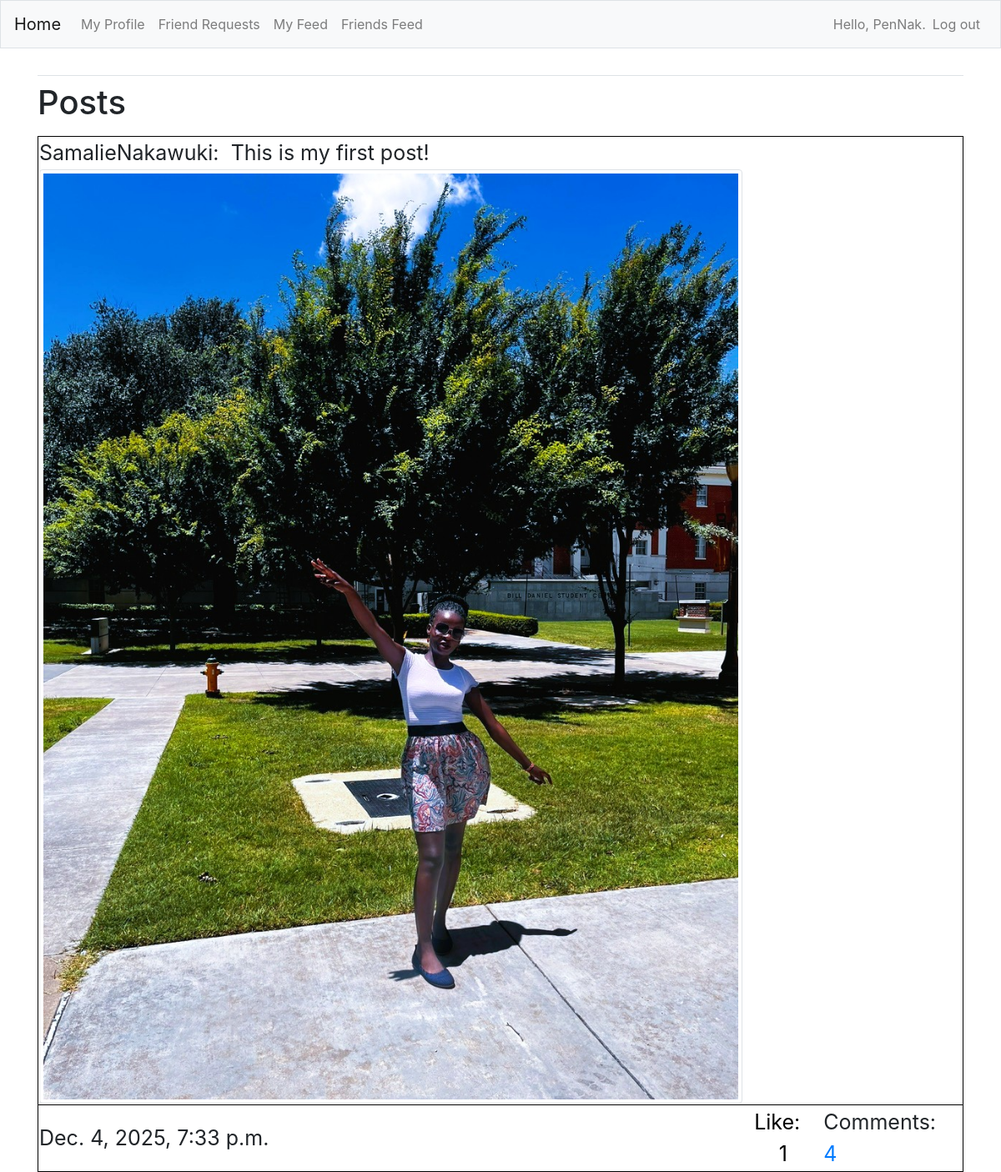
The app's page /friendsfeed (signed in) with its own data.
### FeedApp/models.py (models this page shows)
class Post(models.Model):
    description = models.CharField(max_length=255, blank=True)
    username = models.ForeignKey(User, on_delete=models.CASCADE)
    image = models.ImageField(upload_to='images', blank=True)
    date_posted = models.DateTimeField(auto_now_add=True)
    def __str__(self):
        return self.description

### FeedApp/views.py (the view, shortened to what this page needs)
# urls.py: path('friendsfeed', views.friendsfeed, name='friendsfeed'),
@login_required
def friendsfeed(request):
    comment_count_list = []
    like_count_list = []
    friends = Profile.objects.filter(user=request.user).values('friends')
    posts = Post.objects.filter(username__in=friends).order_by('-date_posted')
    for p in posts:
        c_count = Comment.objects.filter(post=p).count()
        l_count = Like.objects.filter(post=p).count()
        comment_count_list.append(c_count)
        like_count_list.append(l_count)
    zipped_list = zip(posts, comment_count_list, like_count_list)
    context = {'posts':posts, 'zipped_list': zipped_list}
    return render(request, 'FeedApp/friendsfeed.html', context)

### FeedApp/templates/FeedApp/friendsfeed.html (shortened to what this page needs)
{% extends "FeedApp/base.html" %}
{% load bootstrap4 %}
{% load crispy_forms_tags %}
{% block content %}
<h1>
    <p> Posts </p>
</h1>
<form method="POST">
    <table style="font-size: 25px;width: 100%;">
        {% for p,c,l in zipped_list %}
        <tr style="border: 1px solid black;padding: 6px;">
            <td> {{p.username}}:&nbsp {{ p }} <br>
                {% if p.image %}
                <img src="{{p.image.url}}" class="img-thumbnail" style"max-height:300px" alt="">
                {% endif %}
            </td>
        <tr style="border: 1px solid black; padding: 6px;">
            <td> {{p.date_posted }}</td>
            <td>
                <button type="submit" name="like" value={{p.id}} style="background-color: transparent;border: none;">
                    Like: &nbsp {{1}}
                </button>
            </td>
            <td>Comments: &nbsp <a href="{% url 'FeedApp:comments' p.id %}">{{c}}</a></td>
        </tr>
        </tr>
        {% endfor %}
    </table>
</form>
{% endblock content %}

### FeedApp/templates/FeedApp/base.html (shortened to what this page needs)
{% load bootstrap4 %}
<!doctype html>
<html lang="en">
<head>
    {% bootstrap_css %}
</head>
<body>
    <nav class="navbar navbar-expand-md navbar-light bg-light mb-4 border">
        <a class="navbar-brand" href="{% url 'FeedApp:index'%}">
            Home</a>
        <div class="collapse navbar-collapse" id="navbarCollapse">
            <ul class="navbar-nav mr-auto">
                <li class="nav-item">
                    <a class="nav-link" href="{% url 'FeedApp:profile' %}">My Profile</a>
                </li>
                <li class="nav-item">
                    <a class="nav-link" href="{% url 'FeedApp:friends' %}">Friend Requests</a>
                </li>
                <li class="nav-item">
                    <a class="nav-link" href="{% url 'FeedApp:myfeed' %}">My Feed</a>
                </li>
                <li class="nav-item">
                    <a class="nav-link" href="{% url 'FeedApp:friendsfeed' %}">Friends Feed</a>
                </li>
            </ul>
            <ul class="navbar-nav ml-auto">
                {% if user.is_authenticated %}
                <li class="nav-item">
                    <span class="navbar-text">Hello, {{ user.username }}.</span>
                </li>
                <li class="nav-item">
                    <a class="nav-link" href="{% url 'users:logout' %}">Log out</a>
                </li>
                {% endif %}
            </ul>
        </div>
    </nav>
    <main role="main" class="container">
        <div class="pb-2 mb-2 border-bottom">
        </div>
        <div>
            {% block content %}{% endblock content %}
        </div>
    </main>
</body>
</html>

### records on screen
Post: username "SamalieNakawuki", description "This is my first post!", image (picture), date_posted "Dec. 4, 2025, 7:33 p.m.", value "1", c "4"

### other values on screen
{{ user.username }} "PenNak"
